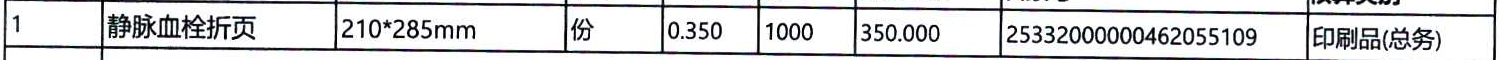
#> input picture op/table_1_original.png, 1500 x 60 px
$ python table_detector.py op/table_1_original.png
#> lines starting #> are read from the running program, lines starting #| are printed output that depends on the picture; after the words box and inside, x2 and y2 are one past the last pixel; in counts of white or black regions, pixels touching at a corner belong together
#!/usr/bin/env python
# -*- coding: utf-8 -*-
"""
表格检测和处理模块
使用OpenCV检测图片中的有框表格，并对表格进行处理，用于后续OCR识别
"""
import cv2
import numpy as np
from typing import List, Tuple, Optional, Dict
import math


class TableDetector:
    """表格检测器类"""

    def __init__(self,
                 min_table_area: int = 5000,
                 horizontal_kernel_size: Tuple[int, int] = (40, 1),
                 vertical_kernel_size: Tuple[int, int] = (1, 40),
                 line_thickness: int = 3):
        """
        初始化表格检测器

        Args:
            min_table_area: 最小表格面积阈值，小于此值的区域将被忽略
            horizontal_kernel_size: 水平线检测的核大小 (height, width)
            vertical_kernel_size: 垂直线检测的核大小 (height, width)
            line_thickness: 线条厚度，用于形态学操作
        """
        self.min_table_area = min_table_area
        self.horizontal_kernel_size = horizontal_kernel_size
        self.vertical_kernel_size = vertical_kernel_size
        self.line_thickness = line_thickness

    def detect_tables(self, image: np.ndarray) -> List[Dict]:
        """
        检测图像中的所有表格

        Args:
            image: 输入的BGR图像

        Returns:
            包含表格信息的列表，每个元素包含：
            - 'bbox': (x, y, w, h) 表格边界框
            - 'corners': 表格四个角点坐标
            - 'contour': 表格轮廓
            - 'area': 表格面积
        """
        # 转换为灰度图
        if len(image.shape) == 3:
            gray = cv2.cvtColor(image, cv2.COLOR_BGR2GRAY)
        else:
            gray = image.copy()

        # 预处理：二值化
        _, binary = cv2.threshold(gray, 0, 255, cv2.THRESH_BINARY_INV + cv2.THRESH_OTSU)

        # 检测水平线
        horizontal_kernel = cv2.getStructuringElement(cv2.MORPH_RECT, self.horizontal_kernel_size)
        horizontal_lines = cv2.morphologyEx(binary, cv2.MORPH_OPEN, horizontal_kernel)
        horizontal_lines = cv2.dilate(horizontal_lines, horizontal_kernel, iterations=2)

        # 检测垂直线
        vertical_kernel = cv2.getStructuringElement(cv2.MORPH_RECT, self.vertical_kernel_size)
        vertical_lines = cv2.morphologyEx(binary, cv2.MORPH_OPEN, vertical_kernel)
        vertical_lines = cv2.dilate(vertical_lines, vertical_kernel, iterations=2)

        # 合并水平和垂直线
        table_mask = cv2.addWeighted(horizontal_lines, 0.5, vertical_lines, 0.5, 0.0)
        table_mask = cv2.erode(table_mask, (2, 2), iterations=1)
        table_mask = cv2.dilate(table_mask, (2, 2), iterations=1)

        # 查找轮廓
        contours, _ = cv2.findContours(table_mask, cv2.RETR_EXTERNAL, cv2.CHAIN_APPROX_SIMPLE)

        tables = []
        for contour in contours:
            area = cv2.contourArea(contour)
            if area < self.min_table_area:
                continue

            # 获取边界框
            x, y, w, h = cv2.boundingRect(contour)

            # 使用approxPolyDP简化轮廓，找到表格的角点
            epsilon = 0.02 * cv2.arcLength(contour, True)
            approx = cv2.approxPolyDP(contour, epsilon, True)

            # 如果找到的角点接近4个，认为是矩形表格
            if len(approx) >= 4:
                corners = self._order_points(approx.reshape(-1, 2))
                tables.append({
                    'bbox': (x, y, w, h),
                    'corners': corners,
                    'contour': contour,
                    'area': area
                })
            else:
                # 如果不是四边形，使用边界框
                corners = np.array([
                    [x, y],
                    [x + w, y],
                    [x + w, y + h],
                    [x, y + h]
                ], dtype=np.float32)
                tables.append({
                    'bbox': (x, y, w, h),
                    'corners': corners,
                    'contour': contour,
                    'area': area
                })

        # 按面积从大到小排序
        tables.sort(key=lambda x: x['area'], reverse=True)

        return tables

    # [26 lines left out: function _order_points, not called in this run]

    def _calculate_skew_angle(self, corners: np.ndarray) -> float:
        """
        计算表格的倾斜角度

        Args:
            corners: 表格的四个角点坐标 (左上、右上、右下、左下)

        Returns:
            倾斜角度（度），正值表示逆时针倾斜
        """
        # 计算上边和下边的角度
        top_angle = np.arctan2(
            corners[1][1] - corners[0][1],
            corners[1][0] - corners[0][0]
        ) * 180 / np.pi

        bottom_angle = np.arctan2(
            corners[2][1] - corners[3][1],
            corners[2][0] - corners[3][0]
        ) * 180 / np.pi

        # 返回平均角度
        return (top_angle + bottom_angle) / 2

    def _detect_line_angle(self, image: np.ndarray) -> float:
        """
        通过霍夫变换检测表格线条的倾斜角度

        Args:
            image: 输入图像

        Returns:
            倾斜角度（度）
        """
        # 转换为灰度图
        if len(image.shape) == 3:
            gray = cv2.cvtColor(image, cv2.COLOR_BGR2GRAY)
        else:
            gray = image.copy()

        # 边缘检测
        edges = cv2.Canny(gray, 50, 150, apertureSize=3)

        # 霍夫变换检测直线
        lines = cv2.HoughLines(edges, 1, np.pi / 180, threshold=100)

        if lines is None or len(lines) == 0:
            return 0.0

        # 收集接近水平的线条角度
        horizontal_angles = []
        for line in lines:
            rho, theta = line[0]
            angle = theta * 180 / np.pi

            # 只考虑接近水平的线条（0度或180度附近）
            if angle < 10 or angle > 170:
                if angle > 90:
                    angle = angle - 180
                horizontal_angles.append(angle)

        if len(horizontal_angles) == 0:
            return 0.0

        # 返回中位数角度（更鲁棒）
        return np.median(horizontal_angles)

    # [45 lines left out: function rotate_image, not called in this run]

    def straighten_table_borders(self, image: np.ndarray,
                                method: str = 'hough',
                                angle_threshold: float = 0.5) -> Tuple[np.ndarray, float]:
        """
        矫正表格边框，使其保持水平和垂直

        Args:
            image: 输入图像
            method: 检测方法 ('hough' 霍夫变换, 'corners' 角点检测)
            angle_threshold: 角度阈值，小于此值则不旋转

        Returns:
            (矫正后的图像, 检测到的倾斜角度)
        """
        if method == 'hough':
            # 使用霍夫变换检测线条角度
            angle = self._detect_line_angle(image)
        else:
            # 使用角点检测
            tables = self.detect_tables(image)
            if len(tables) == 0:
                return image, 0.0
            angle = self._calculate_skew_angle(tables[0]['corners'])

        # 如果角度很小，不需要旋转
        if abs(angle) < angle_threshold:
            return image, angle

        # 旋转图像矫正倾斜
        straightened = self.rotate_image(image, -angle, keep_size=False)

        return straightened, angle

    def crop_table_borders(self, image: np.ndarray,
                          border_size: int = 5,
                          auto_detect: bool = True) -> np.ndarray:
        """
        裁剪表格边缘多余的边框线条

        Args:
            image: 输入图像
            border_size: 裁剪边框大小（像素），仅在auto_detect=False时使用
            auto_detect: 是否自动检测并裁剪到内容区域

        Returns:
            裁剪后的图像
        """
        if image is None or image.size == 0:
            return image

        h, w = image.shape[:2]

        if not auto_detect:
            # 简单裁剪固定边框
            x1 = min(border_size, w // 2)
            y1 = min(border_size, h // 2)
            x2 = max(w - border_size, w // 2)
            y2 = max(h - border_size, h // 2)
            return image[y1:y2, x1:x2]

        # 自动检测内容区域
        # 转换为灰度图
        if len(image.shape) == 3:
            gray = cv2.cvtColor(image, cv2.COLOR_BGR2GRAY)
        else:
            gray = image.copy()

        # 二值化
        _, binary = cv2.threshold(gray, 0, 255, cv2.THRESH_BINARY_INV + cv2.THRESH_OTSU)

        # 形态学操作，连接内容区域
        kernel = cv2.getStructuringElement(cv2.MORPH_RECT, (3, 3))
        morphed = cv2.morphologyEx(binary, cv2.MORPH_CLOSE, kernel, iterations=2)

        # 查找轮廓
        contours, _ = cv2.findContours(morphed, cv2.RETR_EXTERNAL, cv2.CHAIN_APPROX_SIMPLE)

        if len(contours) == 0:
            return image

        # 找到最大的轮廓（假设这是主要内容）
        largest_contour = max(contours, key=cv2.contourArea)
        x, y, w_box, h_box = cv2.boundingRect(largest_contour)

        # 添加小的边距以保留边框
        margin = 3
        x1 = max(0, x - margin)
        y1 = max(0, y - margin)
        x2 = min(w, x + w_box + margin)
        y2 = min(h, y + h_box + margin)

        # 裁剪图像
        cropped = image[y1:y2, x1:x2]

        return cropped

    def remove_outer_borders(self, image: np.ndarray,
                            border_thickness: int = 3) -> np.ndarray:
        """
        移除表格外围的边框线条，保留内部内容

        Args:
            image: 输入图像
            border_thickness: 要移除的边框线条厚度（像素）

        Returns:
            移除边框后的图像
        """
        if image is None or image.size == 0:
            return image

        h, w = image.shape[:2]

        # 创建掩码，标记边缘区域
        mask = np.ones((h, w), dtype=np.uint8) * 255

        # 将边缘区域设为0（要移除的区域）
        mask[0:border_thickness, :] = 0  # 上边
        mask[h-border_thickness:h, :] = 0  # 下边
        mask[:, 0:border_thickness] = 0  # 左边
        mask[:, w-border_thickness:w] = 0  # 右边

        # 转换为灰度图
        if len(image.shape) == 3:
            gray = cv2.cvtColor(image, cv2.COLOR_BGR2GRAY)
        else:
            gray = image.copy()

        # 将边缘区域设为白色
        result = image.copy()
        if len(result.shape) == 3:
            # 彩色图像
            result[mask == 0] = [255, 255, 255]
        else:
            # 灰度图像
            result[mask == 0] = 255

        # 裁剪掉边缘的空白
        return self.crop_table_borders(result, border_size=border_thickness, auto_detect=False)

    def clean_table_image(self, image: np.ndarray,
                         remove_borders: bool = True,
                         crop_content: bool = True,
                         border_thickness: int = 3) -> np.ndarray:
        """
        清理表格图像：移除外围边框并裁剪到内容区域

        Args:
            image: 输入图像
            remove_borders: 是否移除外围边框线条
            crop_content: 是否裁剪到内容区域
            border_thickness: 边框线条厚度

        Returns:
            清理后的图像
        """
        cleaned = image.copy()

        # 步骤1: 移除外围边框
        if remove_borders:
            cleaned = self.remove_outer_borders(cleaned, border_thickness)

        # 步骤2: 裁剪到内容区域
        if crop_content:
            cleaned = self.crop_table_borders(cleaned, auto_detect=True)

        return cleaned

    def extract_table(self, image: np.ndarray, corners: np.ndarray,
                     output_size: Optional[Tuple[int, int]] = None,
                     auto_correct: bool = True,
                     angle_threshold: float = 2.0,
                     clean_borders: bool = False,
                     border_thickness: int = 3) -> np.ndarray:
        """
        提取并矫正表格区域

        Args:
            image: 原始图像
            corners: 表格的四个角点坐标 (左上、右上、右下、左下)
            output_size: 输出图像的尺寸 (width, height)，如果为None则自动计算
            auto_correct: 是否自动判断是否需要透视变换
            angle_threshold: 角度阈值（度），小于此值则认为表格已水平，直接裁剪
            clean_borders: 是否清理边缘的边框线条
            border_thickness: 边框线条厚度（像素）

        Returns:
            矫正后的表格图像
        """
        # 计算表格倾斜角度
        skew_angle = self._calculate_skew_angle(corners)

        # 如果表格基本水平，直接使用边界框裁剪
        if auto_correct and abs(skew_angle) < angle_threshold:
            # 获取最小外接矩形
            x_min = int(min(corners[:, 0]))
            x_max = int(max(corners[:, 0]))
            y_min = int(min(corners[:, 1]))
            y_max = int(max(corners[:, 1]))

            # 确保坐标在图像范围内
            h, w = image.shape[:2]
            x_min = max(0, x_min)
            y_min = max(0, y_min)
            x_max = min(w, x_max)
            y_max = min(h, y_max)

            # 直接裁剪
            cropped = image[y_min:y_max, x_min:x_max]

            # 清理边框（如果需要）
            if clean_borders:
                cropped = self.clean_table_image(cropped, border_thickness=border_thickness)

            return cropped

        # 表格明显倾斜，使用透视变换
        # 计算输出尺寸
        if output_size is None:
            # 计算表格的宽度和高度
            width = max(
                np.linalg.norm(corners[0] - corners[1]),
                np.linalg.norm(corners[2] - corners[3])
            )
            height = max(
                np.linalg.norm(corners[0] - corners[3]),
                np.linalg.norm(corners[1] - corners[2])
            )
            output_size = (int(width), int(height))

        # 定义目标点
        dst = np.array([
            [0, 0],
            [output_size[0] - 1, 0],
            [output_size[0] - 1, output_size[1] - 1],
            [0, output_size[1] - 1]
        ], dtype=np.float32)

        # 计算透视变换矩阵
        M = cv2.getPerspectiveTransform(corners, dst)

        # 应用透视变换
        warped = cv2.warpPerspective(image, M, output_size, flags=cv2.INTER_LINEAR)

        # 清理边框（如果需要）
        if clean_borders:
            warped = self.clean_table_image(warped, border_thickness=border_thickness)

        return warped

    def remove_table_lines(self, image: np.ndarray,
                          horizontal_kernel_length: int = 30,
                          vertical_kernel_length: int = 30) -> np.ndarray:
        """
        去除表格线条，保留文字内容

        Args:
            image: 输入图像（灰度图或彩色图）
            horizontal_kernel_length: 水平线检测核长度
            vertical_kernel_length: 垂直线检测核长度

        Returns:
            去除表格线后的图像
        """
        # 转换为灰度图
        if len(image.shape) == 3:
            gray = cv2.cvtColor(image, cv2.COLOR_BGR2GRAY)
        else:
            gray = image.copy()

        # 二值化
        _, binary = cv2.threshold(gray, 0, 255, cv2.THRESH_BINARY_INV + cv2.THRESH_OTSU)

        # 检测水平线
        horizontal_kernel = cv2.getStructuringElement(cv2.MORPH_RECT, (horizontal_kernel_length, 1))
        detected_horizontal = cv2.morphologyEx(binary, cv2.MORPH_OPEN, horizontal_kernel, iterations=1)

        # 检测垂直线
        vertical_kernel = cv2.getStructuringElement(cv2.MORPH_RECT, (1, vertical_kernel_length))
        detected_vertical = cv2.morphologyEx(binary, cv2.MORPH_OPEN, vertical_kernel, iterations=1)

        # 合并检测到的线条
        table_lines = cv2.add(detected_horizontal, detected_vertical)

        # 膨胀线条使其完全覆盖原始线条
        kernel_dilate = cv2.getStructuringElement(cv2.MORPH_RECT, (3, 3))
        table_lines = cv2.dilate(table_lines, kernel_dilate, iterations=2)

        # 从原图中移除线条（将线条部分设为白色）
        result = gray.copy()
        result[table_lines == 255] = 255

        return result

    def enhance_text(self, image: np.ndarray,
                    sharpen: bool = True,
                    denoise: bool = True) -> np.ndarray:
        """
        增强文字清晰度

        Args:
            image: 输入图像（灰度图）
            sharpen: 是否锐化
            denoise: 是否降噪

        Returns:
            增强后的图像
        """
        result = image.copy()

        # 降噪
        if denoise:
            result = cv2.fastNlMeansDenoising(result, None, h=10, templateWindowSize=7, searchWindowSize=21)

        # 锐化文字
        if sharpen:
            # 使用USM锐化（Unsharp Mask）
            gaussian = cv2.GaussianBlur(result, (0, 0), 2.0)
            result = cv2.addWeighted(result, 1.5, gaussian, -0.5, 0)

        return result

    def preprocess_for_ocr(self, table_image: np.ndarray,
                          method: str = 'enhanced',
                          remove_lines: bool = True,
                          enhance_contrast: bool = True,
                          sharpen_text: bool = True) -> np.ndarray:
        """
        对表格图像进行预处理，优化OCR识别效果（针对PaddleOCR优化）

        Args:
            table_image: 表格图像
            method: 预处理方法
                - 'enhanced': 增强模式（推荐用于PaddleOCR）- 去线+增强+二值化
                - 'adaptive': 自适应阈值
                - 'otsu': OTSU阈值
                - 'grayscale': 仅灰度化
                - 'simple': 简单二值化
            remove_lines: 是否移除表格线条
            enhance_contrast: 是否增强对比度
            sharpen_text: 是否锐化文字

        Returns:
            预处理后的图像
        """
        # 转换为灰度图
        if len(table_image.shape) == 3:
            gray = cv2.cvtColor(table_image, cv2.COLOR_BGR2GRAY)
        else:
            gray = table_image.copy()

        # 增强模式（推荐用于PaddleOCR）
        if method == 'enhanced':
            # 步骤1: 去除表格线
            if remove_lines:
                gray = self.remove_table_lines(gray,
                                              horizontal_kernel_length=40,
                                              vertical_kernel_length=40)

            # 步骤2: 对比度增强
            if enhance_contrast:
                # 使用CLAHE增强对比度
                clahe = cv2.createCLAHE(clipLimit=3.0, tileGridSize=(8, 8))
                gray = clahe.apply(gray)

            # 步骤3: 文字增强
            if sharpen_text:
                gray = self.enhance_text(gray, sharpen=True, denoise=True)

            # 步骤4: 自适应二值化
            processed = cv2.adaptiveThreshold(
                gray, 255, cv2.ADAPTIVE_THRESH_GAUSSIAN_C,
                cv2.THRESH_BINARY, 15, 8
            )

        elif method == 'adaptive':
            # 自适应阈值
            processed = cv2.adaptiveThreshold(
                gray, 255, cv2.ADAPTIVE_THRESH_GAUSSIAN_C,
                cv2.THRESH_BINARY, 11, 2
            )

        elif method == 'otsu':
            # OTSU阈值
            _, processed = cv2.threshold(gray, 0, 255, cv2.THRESH_BINARY + cv2.THRESH_OTSU)

        elif method == 'simple':
            # 简单二值化
            _, processed = cv2.threshold(gray, 127, 255, cv2.THRESH_BINARY)

        elif method == 'grayscale':
            # 仅灰度化，不二值化（PaddleOCR也支持灰度图）
            if enhance_contrast:
                clahe = cv2.createCLAHE(clipLimit=2.0, tileGridSize=(8, 8))
                processed = clahe.apply(gray)
            else:
                processed = gray
        else:
            processed = gray

        return processed

    # [36 lines left out: function visualize_detection, not called in this run]


def detect_and_process_tables(image: np.ndarray,
                              output_dir: Optional[str] = None,
                              preprocess_method: str = 'enhanced',
                              detector: Optional[TableDetector] = None,
                              straighten_borders: bool = False,
                              clean_borders: bool = False,
                              border_thickness: int = 3,
                              remove_lines: bool = True,
                              enhance_contrast: bool = True,
                              sharpen_text: bool = True) -> List[Dict]:
    """
    检测并处理图像中的表格（便捷函数）

    Args:
        image: 输入图像（numpy数组）或图像路径（字符串）
        output_dir: 输出目录，如果指定则保存处理后的表格图像
        preprocess_method: 预处理方法 ('enhanced', 'adaptive', 'otsu', 'grayscale', 'simple')
        detector: 可选的表格检测器实例，如果为None则创建新实例
        straighten_borders: 是否先矫正表格边框使其水平垂直
        clean_borders: 是否清理边缘的边框线条
        border_thickness: 边框线条厚度（像素）
        remove_lines: 是否移除表格线条（推荐用于OCR）
        enhance_contrast: 是否增强对比度
        sharpen_text: 是否锐化文字

    Returns:
        包含处理结果的列表，每个元素包含：
        - 'original_table': 原始提取的表格图像
        - 'processed_table': 预处理后的表格图像
        - 'bbox': 表格边界框 (x, y, w, h)
        - 'corners': 表格角点坐标
        - 'area': 表格面积
        - 'rotation_angle': 矫正的旋转角度（如果进行了矫正）
    """
#> called with image = 'op/table_1_original.png', output_dir = 'output_tables', preprocess_method = 'enhanced', straighten_borders = True, clean_borders = True, border_thickness = 3, remove_lines = True, enhance_contrast = True
    # 如果输入是字符串，则作为路径读取图像
    if isinstance(image, str):
        image_path = image
        image = cv2.imread(image_path)
#> image is the input picture: shape (60, 1500, 3); mean B, G, R 214.4, 212.9, 212.7
        if image is None:
            raise ValueError(f"无法读取图像: {image_path}")

    # 创建或使用提供的检测器
    if detector is None:
        detector = TableDetector()

    # 如果需要，先矫正边框
    rotation_angle = 0.0
    if straighten_borders:
        image, rotation_angle = detector.straighten_table_borders(image, method='hough')
#> in _detect_line_angle, `edges = cv2.Canny(gray, 50, 150, apertureSize=3)`:
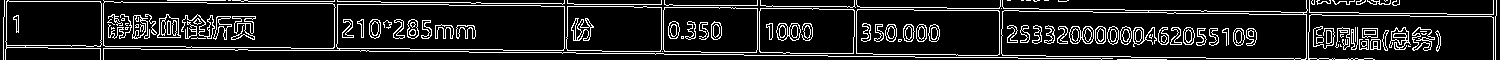
#> edges: shape (60, 1500); 13.6% white in thin lines or dots
#> in _detect_line_angle, `lines = cv2.HoughLines(edges, 1, np.pi / 180, threshold=100)`: lines = 105 rows, first 8: [-8, 1.59], [37, 1.57], [17, 1.59], [22, 1.59], [28, 1.57], [1, 1.57], [41, 1.59], [15, 1.59]
#> the loop in _detect_line_angle, `for line in lines:` made 105 passes
#> (rho, theta, angle) on passes 1 to 8: (-8, 1.59, 91), (37, 1.57, 90), (17, 1.59, 91), (22, 1.59, 91), (28, 1.57, 90), (1, 1.57, 90), (41, 1.59, 91), (15, 1.59, 91)
#> after the loop in _detect_line_angle, `for line in lines:`: horizontal_angles = []
#> in straighten_table_borders, `angle = self._detect_line_angle(image)`: angle = 0
#> rotation_angle = 0

    # 检测表格
    tables = detector.detect_tables(image)
#> in detect_tables, `_, binary = cv2.threshold(gray, 0, 255, cv2.THRESH_BINARY_INV + cv2.TH..`:
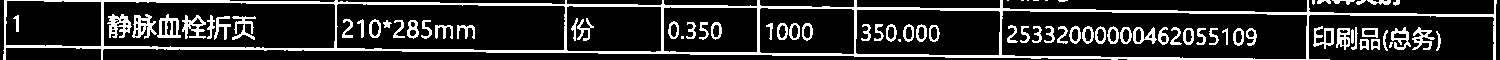
#> binary: shape (60, 1500); 18.3% white; 79 white regions (10 under 20 px), largest, box (x1, y1, x2, y2) and area: (3, 0, 1497, 60) 8906, (107, 14, 132, 38) 341, (132, 14, 157, 39) 324
#> in detect_tables, `horizontal_lines = cv2.morphologyEx(binary, cv2.MORPH_OPEN, horizontal..`:
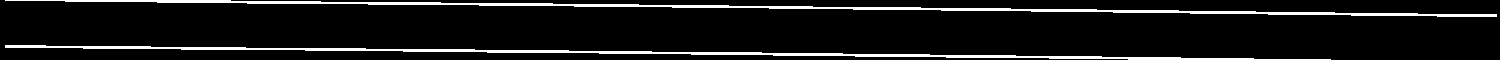
#> horizontal_lines: shape (60, 1500); 8.1% white; 2 white regions, box (x1, y1, x2, y2) and area: (5, 0, 1497, 17) 3915, (5, 45, 1331, 60) 3409
#> in detect_tables, `horizontal_lines = cv2.dilate(horizontal_lines, horizontal_kernel, ite..`:
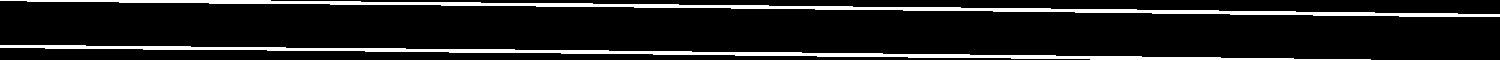
#> horizontal_lines: shape (60, 1500); 10.6% white; 2 white regions, box (x1, y1, x2, y2) and area: (0, 0, 1500, 17) 5097, (0, 45, 1371, 60) 4480
#> in detect_tables, `vertical_lines = cv2.dilate(vertical_lines, vertical_kernel, iteration..`:
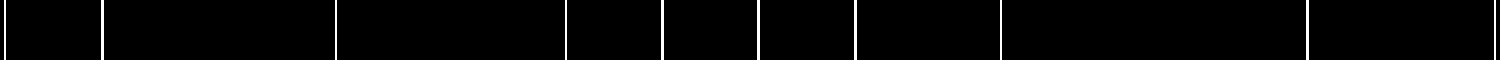
#> vertical_lines: shape (60, 1500); 1.7% white; 10 white regions
#> in detect_tables, `table_mask = cv2.addWeighted(horizontal_lines, 0.5, vertical_lines, 0...`:
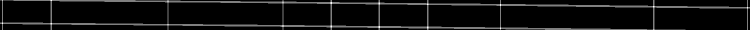
#> table_mask: shape (60, 1500) (shown at 1/2 size); min 0, max 255, mean 15.8
#> in detect_tables, `table_mask = cv2.erode(table_mask, (2, 2), iterations=1)`:
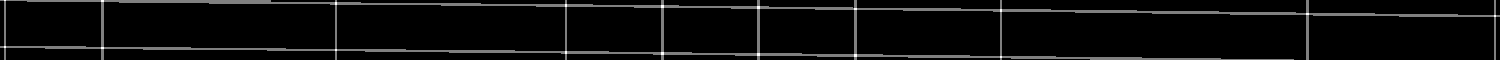
#> table_mask: shape (60, 1500); min 0, max 255, mean 12.1
#> in detect_tables, `contours, _ = cv2.findContours(table_mask, cv2.RETR_EXTERNAL, cv2.CHAI..`: contours = 1 contour; box (x1, y1, x2, y2) and area: (0, 0, 1500, 60) 51238
#> (the rest of the program and of its run is left out)
